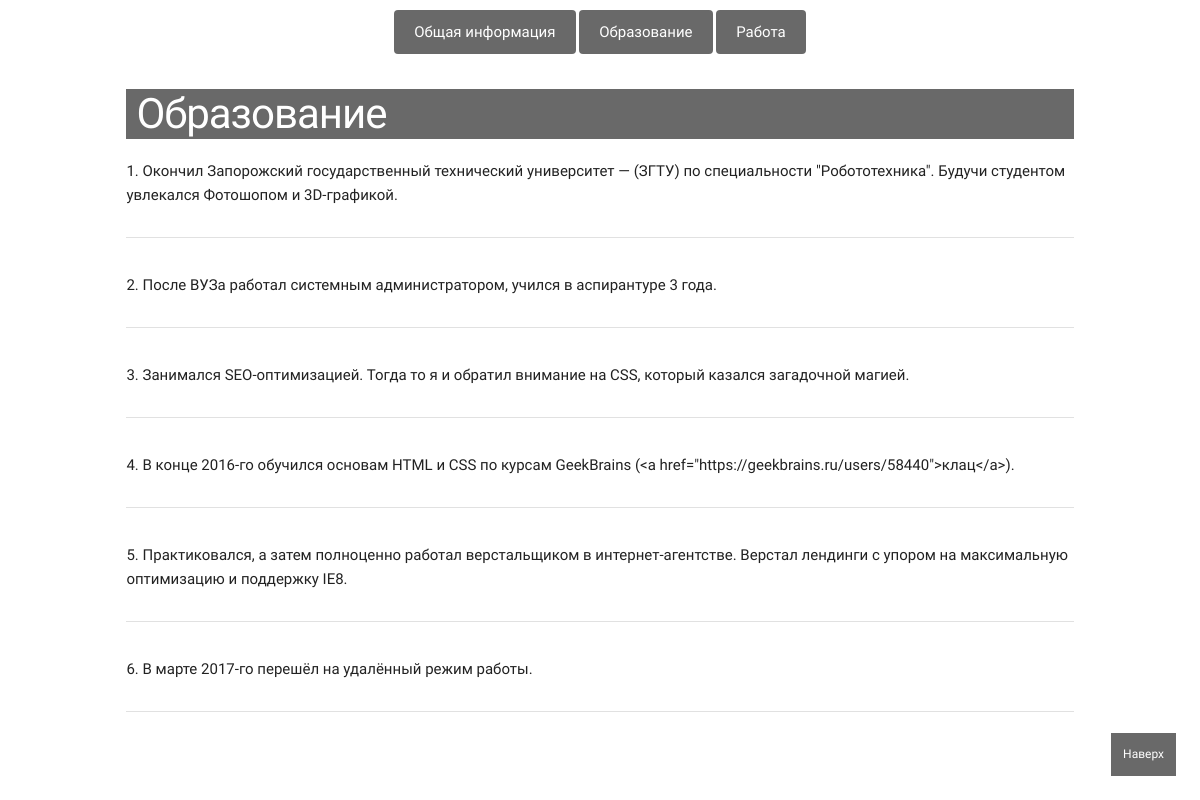
Page /edu/ on the committed database.
### main_app/models.py (models this page shows)
class Edu(models.Model):
    organization = models.CharField(verbose_name='Организация', max_length=32)
    region = models.CharField(verbose_name='Регион', max_length=32, blank=True)
    site = models.CharField(verbose_name='Сайт', max_length=64, blank=True)
    position = models.CharField(verbose_name='Должность', max_length=16)
    duties = models.TextField(verbose_name='Обязанности')
    period = models.PositiveIntegerField(verbose_name='Время работы', default=1)

### main_app/views.py (the view)
# urls.py: url(r'^edu/$', edu, name='edu'),
def edu(request):
    records = Edu.objects.all()
    context = dict(records=records)
    return render(request, 'edu.html', context)

### templates/edu.html (shortened to what this page needs)
{% extends 'main.html' %}
{% load staticfiles %}
{% block title %}Программист Python — Денис Морозов{% endblock %} {% block content %}
    <div class="container">
    <h1 class="title">Образование</h1>
    {% for record in records %}
        <p>{{ record.id }}. {{ record.duties }}</p>
        <hr/>
    {% endfor %}
{% endblock %}

### templates/main.html (shortened to what this page needs)
<!DOCTYPE html>
{% load staticfiles %}
<html lang="ru">
<head>
    {% block css %}
        <link rel="stylesheet" href="{% static 'css/normalize.css' %}">
        <link rel="stylesheet" href="{% static 'css/skeleton.css' %}">
        <link rel="stylesheet" href="{% static 'css/mystyle.css' %}">
    {% endblock %}
</head>
<body>
{% block menu %}
    <div class="container" id="top">
    <div class="navigation ">
        <ul class="menu">
            <li class="menu-item"><a class="menu-link" href="{% url 'main' %}">Общая информация</a></li>
            <li class="menu-item"><a class="menu-link" href="{% url 'edu' %}">Образование</a></li>
            <li class="menu-item"><a class="menu-link" href="{% url 'work' %}">Работа</a></li>
        </ul>
    </div>
{% endblock %}
</div>
{% block content %} {% endblock %}
<a href="#top" class="go-top">Наверх</a>
</body>
</html>

### static/css/skeleton.css (style rules this page uses)
.container { position: relative; width: 100%; max-width: 960px; margin: 0 auto; padding: 0 20px; box-sizing: border-box; }
@media (min-width: 400px) { .container { width: 85%; padding: 0; } }
@media (min-width: 550px) { .container { width: 80%; } }
html { font-size: 62.5%; }
body { font-size: 1.5em; line-height: 1.6; font-weight: 400; font-family: 'Cuprum', sans-serif; color: #222; }
h1, h2, h3, h4, h5, h6 { margin-top: 0; margin-bottom: 2rem; font-weight: 300; }
h1 { font-size: 4.0rem; line-height: 1.2; letter-spacing: -.1rem; }
@media (min-width: 550px) { h1 { font-size: 5.0rem; } }
p { margin-top: 0; }
a { color: #1EAEDB; }
ul { list-style: square inside; }
ol, ul { padding-left: 0; margin-top: 0; }
li { margin-bottom: 1rem; }
pre, blockquote, dl, figure, table, p, ul, ol, form { margin-bottom: 2.5rem; }
hr { margin-top: 3rem; margin-bottom: 3.5rem; border-width: 0; border-top: 1px solid #E1E1E1; }
.container:after, .row:after, .u-cf { content: ""; display: table; clear: both; }

### static/css/mystyle.css (style rules this page uses)
.navigation { margin-top: 10px; }
.menu { padding: 0; overflow: hidden; list-style-type: none; text-align: center; }
.menu-item { display: inline-block; }
.menu-link { display: inline-block; background-color: dimgrey; color: white; padding: 10px 20px; text-decoration: none; border-radius: 4px; }
.title { padding-left: 10px; font-size: 2.8em; background: dimgrey; color: white; }
.go-top { position: fixed; bottom: 2em; right: 2em; text-decoration: none; color: white; background-color: dimgrey; font-size: 12px; padding: 1em; }

### rows in the picture
Edu: id "1", duties "Окончил Запорожский государственный технический университет — (ЗГТУ) по специальности \"Робототехника\". Будучи студентом увлекался Фотошопом и 3D-графикой."
Edu: id "2", duties "После ВУЗа работал системным администратором, учился в аспирантуре 3 года."
Edu: id "3", duties "Занимался SEO-оптимизацией. Тогда то я и обратил внимание на CSS, который казался загадочной магией."
Edu: id "4", duties "В конце 2016-го обучился основам HTML и CSS по курсам GeekBrains (<a href=\"https://geekbrains.ru/users/58440\">клац</a>)."
Edu: id "5", duties "Практиковался, а затем полноценно работал верстальщиком в интернет-агентстве. Верстал лендинги с упором на максимальную оптимизацию и поддержку IE8."
Edu: id "6", duties "В марте 2017-го перешёл на удалённый режим работы."
